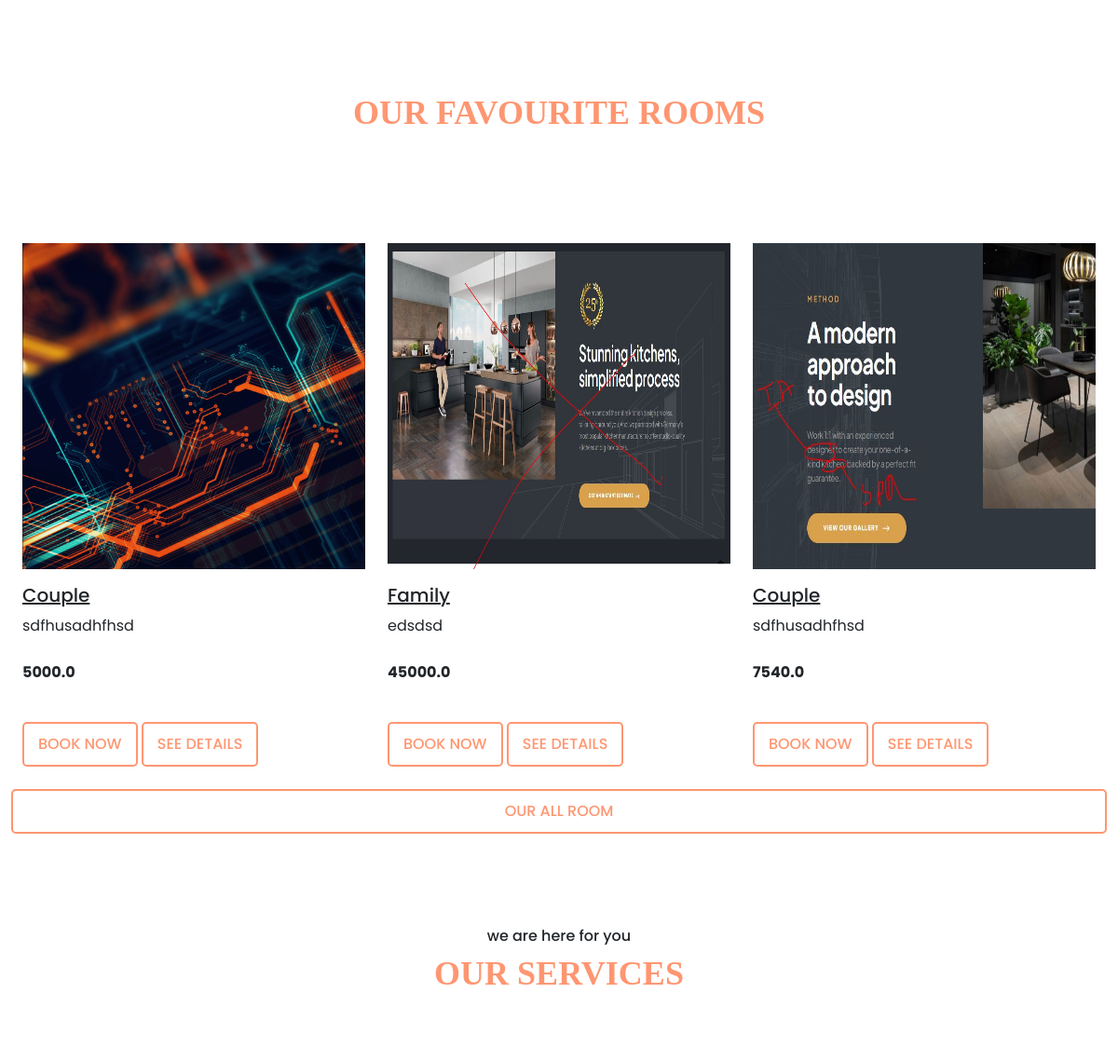
Before: / (middle part) with the older database file.
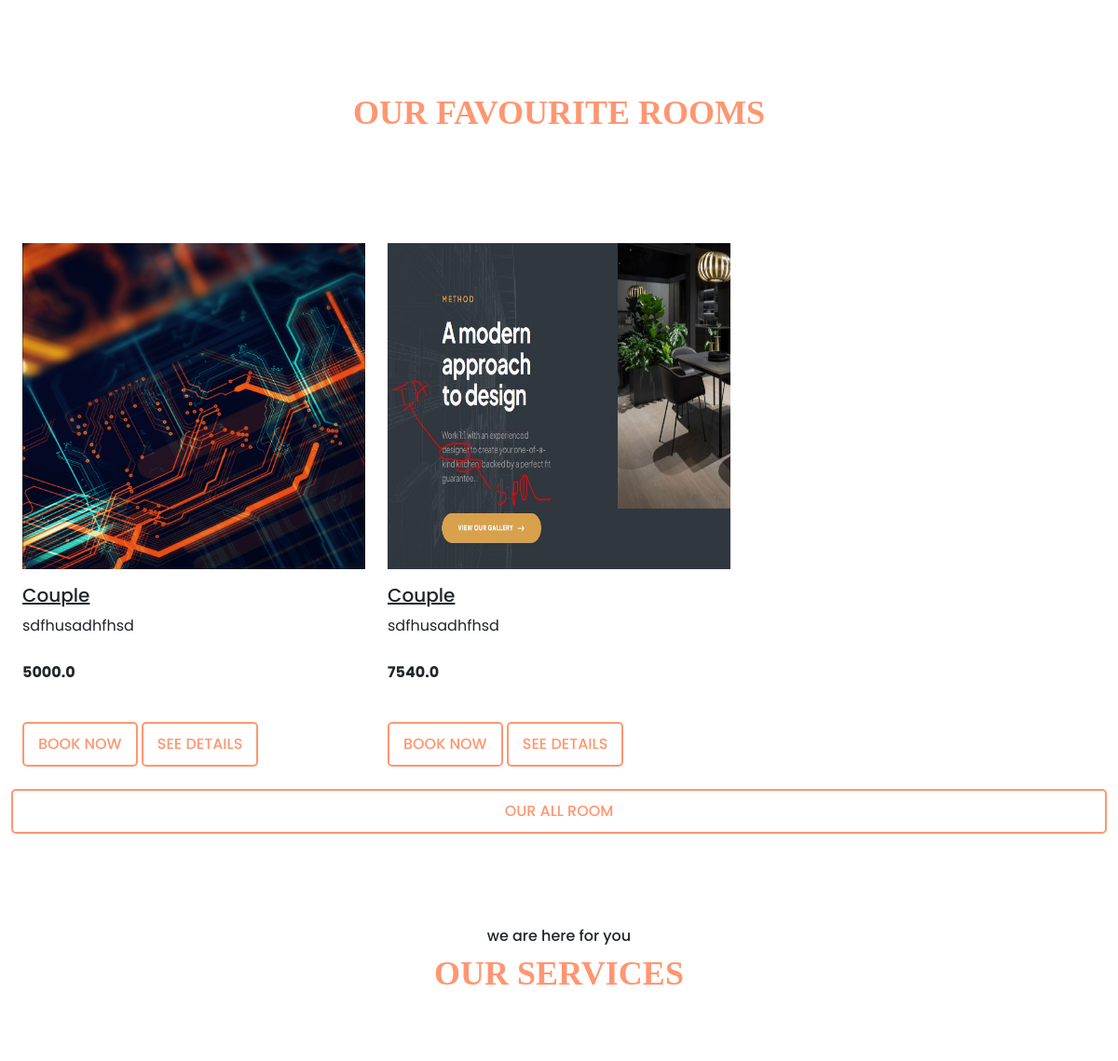
After: the same page with the newer database file.
### hotel/models.py (models this page shows, shortened)
class Room(models.Model):
     name = models.CharField(max_length=200, null=True)
     room_number = models.PositiveIntegerField()
     price = models.FloatField()
     short_desc=models.CharField(max_length=200, null=True)
     long_desc=models.TextField()
     category = models.ForeignKey(Category, on_delete=models.CASCADE)
     image = models.ImageField(upload_to='images/room', null=True, blank=True)
     gallery = models.ManyToManyField(Gallery, blank=True,related_name="product_img")
     booked=models.BooleanField(default=False)
     type = models.CharField(max_length=100)
     capacity =  models.IntegerField()
     beds =  models.IntegerField()

class Category(models.Model):
    name=models.CharField(max_length=100, null=True)
    image = models.ImageField(upload_to ='images/category', null=True, blank=True)

### hotel/views.py (the view)
# urls.py: 2. Add a URL to urlpatterns:  path('', views.home, name='home')
def home(request):
    rooms = Room.objects.filter(booked=False)[:3]
    context = {'rooms': rooms}
    return render(request, 'index.html', context)

### templates/index.html (shortened to what this page needs)
{% load static %}
{% include "navbar.html" %}
    {% block content %}
   <section id="about" class="about_wrapper">
   </section>
   <section id="rooms" class="room_wrapper">
    <div class="container-fluid">
        <div class="row">
            <div class="col-sm-12 section-title text-center mb-5">
                <h3>OUR FAVOURITE ROOMS</h3>
            </div>
        </div>
        <div class="row m-0">
            {% for room in rooms  %}
            <div class="col-md-4 mb-4 mb-lg-0">
                <div class="room-items">
                    <img class="rooms-img" src="{{ room.image.url}}" alt="" class="img-fluid">
                    <div class="room-item-wrap">
                        <div class="room-content">
                            <h5 class="text-darkmb-lg-5 text-decoration-underline pt-3">{{ room.category.name}}</h5>
                            <p class="text-dark">{{ room.short_desc }} </p>
                            <p class="text-dark fw-bold mt-lg-4">{{ room.price }}</p>
                            <a href="{% url 'booking' %}" class="main-btn mt-4">Book Now</a>
                            <a href="{% url 'single_room' room.id %}" class="main-btn mt-4">SEE DETAILS</a>
                        </div>
                    </div>
                </div>
            </div>
            {% endfor %}
                <a href="{% url 'rooms' %}" class="main-btn align-items-ceter text-center mt-lg-4 mt-5">Our All Room</a>
        </div>
    </div>
   </section>
   <section id="services" class="services_wrapper">
    <div class="container">
        <div class="row">
            <div class="col-sm-12 section-title text-center mb-5">
                <h6>we are here for you</h6>
                <h3>OUR SERVICES</h3>
            </div>
        </div>
    </div>
   </section>
</body>
</html>
{% endblock %}

Changed rows visible on the page:
no longer on this page (row edited): Room: image (picture), category.name "Family", short_desc "edsdsd", price "45000.0"
